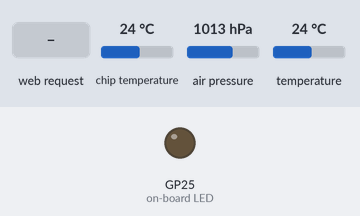
A program run on a simulated Raspberry Pi Pico running MicroPython. Shown: output pins drawn as LEDs (lit = HIGH). Inputs (shaded band) come from the test bench; at power-on: chip temperature 24 °C, air pressure 1013 hPa, temperature 24 °C. WiFi joins after 1.5 s; the clock reads 2024-03-15 10:24:30 at power-on unless the program sets it; what the program prints to the serial console is not drawn.

Above: at 4.2 s.
4.3 s: HTTP request GET /lighton? received
At 4.9 s:
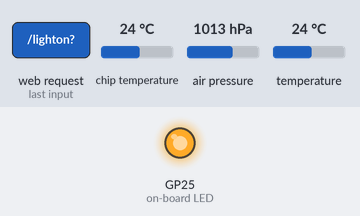
5.8 s: HTTP request GET /lightoff? received
At 6.1 s:
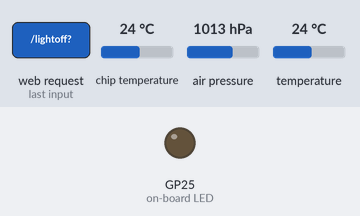
Timing chart, 0 to 8.8 s (numbered marks = the images above; inputs shaded):
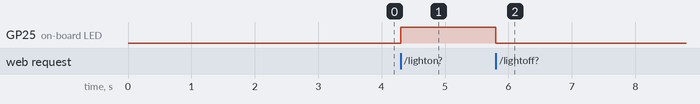

Measured:
- after the input at 4.3 s, GP25 (on-board LED): LOW → HIGH at once
- after the input at 5.8 s, GP25 (on-board LED): HIGH → LOW at once

The program:

web_page.py
```python
import network
import socket
from time import sleep
from picozero import pico_temp_sensor, pico_led
import machine

import time

from machine import Pin,I2C
from bmp280 import *
import time

bus = I2C(0,scl=Pin(1),sda=Pin(0),freq=200000)
bmp = BMP280(bus)

bmp.use_case(BMP280_CASE_INDOOR)
time.sleep(1)

bus2 = I2C(1,scl=Pin(3),sda=Pin(2),freq=200000)
bmp2 = BMP280(bus2)

bmp2.use_case(BMP280_CASE_INDOOR)


ssid = 'Fluffynet'
password = 'terrycarter'


def connect():
    #Connect to WLAN
    wlan = network.WLAN(network.STA_IF)
    wlan.active(True)
    wlan.connect(ssid, password)
    while wlan.isconnected() == False:
        print('Waiting for connection...')
        sleep(1)
    ip = wlan.ifconfig()[0]
    print(f'Connected on {ip}')
    return ip


def open_socket(ip):
    # Open a socket
    address = (ip, 80)
    connection = socket.socket()
    connection.bind(address)
    connection.listen(1)
    return connection


def webpage(temperature, state,now,temp1,p1,temp2,p2):
    #Template HTML
    html = f"""
            <!DOCTYPE html>
            <html>
            <form action="./lighton">
            <input type="submit" value="Light on" />
            </form>
            <form action="./lightoff">
            <input type="submit" value="Light off" />
            </form>
            <p>LED is {state}</p>
            <p>Board Temperature is {temperature}</p>
            <p>time is {now}</p>
            <p>temp1 is {temp1}</p>
            <p>pressure1 is {p1}</p>
            <p>temp2 is {temp2}</p>
            <p>pressure2 is {p2}</p>

            </body>
            </html>
            """
    return str(html)


def serve(connection):
    #Start a web server
    state = 'OFF'
    pico_led.off()
    temperature = 0
    now=0

    p1=0
    temp1=0
    p2=0
    temp2=0

    while True:
        client = connection.accept()[0]
        request = client.recv(1024)
        request = str(request)
        try:
            request = request.split()[1]
        except IndexError:
            pass
        if request == '/lighton?':
            pico_led.on()
            state = 'ON'
        elif request =='/lightoff?':
            pico_led.off()
            state = 'OFF'
        temperature = pico_temp_sensor.temp

        now=time.time()

        p1=bmp.pressure
        temp1=bmp.temperature
        p2=bmp2.pressure
        temp2=bmp2.temperature


        html = webpage(temperature, state,now,temp1,p1,temp2,p2)
        client.send(html)
        client.close()


try:
    ip = connect()
    connection = open_socket(ip)
    serve(connection)
except KeyboardInterrupt:
    machine.reset()
```
